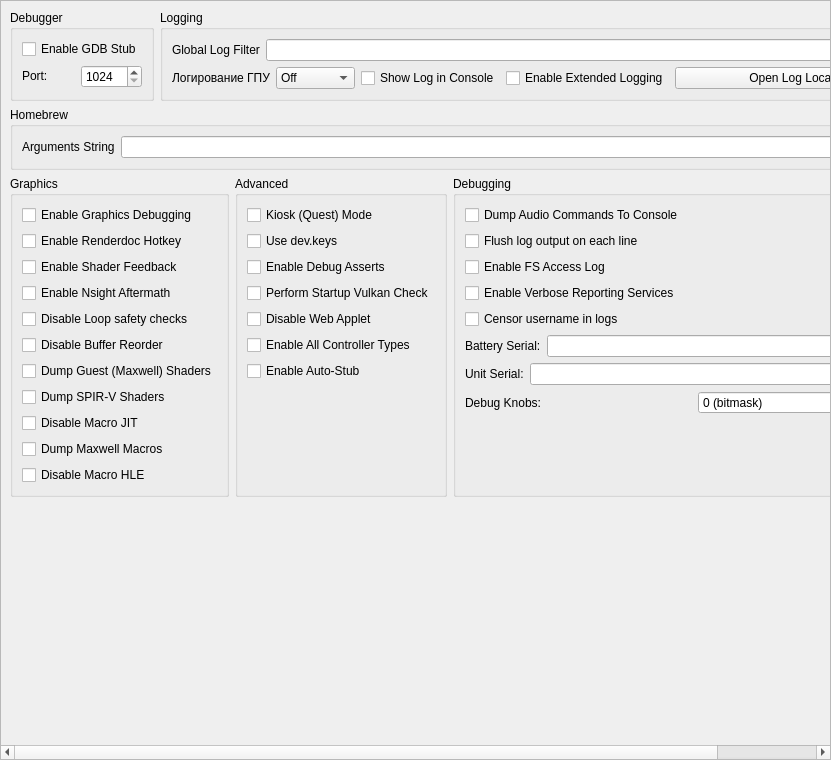
<?xml version="1.0" encoding="UTF-8"?>
<ui version="4.0">
 <class>ConfigureDebug</class>
 <widget class="QScrollArea" name="ConfigureDebug">
  <property name="geometry">
   <rect>
    <x>0</x>
    <y>0</y>
    <width>831</width>
    <height>760</height>
   </rect>
  </property>
  <property name="widgetResizable">
   <bool>true</bool>
  </property>
  <widget class="QWidget" name="widget">
   <property name="geometry">
    <rect>
     <x>0</x>
     <y>0</y>
     <width>829</width>
     <height>758</height>
    </rect>
   </property>
   <layout class="QVBoxLayout" name="verticalLayout_1">
    <item>
     <layout class="QHBoxLayout" name="horizontalLayout">
      <property name="topMargin">
       <number>0</number>
      </property>
      <item>
       <widget class="QGroupBox" name="groupBox">
        <property name="sizePolicy">
         <sizepolicy hsizetype="Preferred" vsizetype="Preferred">
          <horstretch>0</horstretch>
          <verstretch>0</verstretch>
         </sizepolicy>
        </property>
        <property name="title">
         <string>Debugger</string>
        </property>
        <property name="alignment">
         <set>Qt::AlignmentFlag::AlignLeading|Qt::AlignmentFlag::AlignLeft|Qt::AlignmentFlag::AlignTop</set>
        </property>
        <property name="flat">
         <bool>false</bool>
        </property>
        <property name="checkable">
         <bool>false</bool>
        </property>
        <layout class="QVBoxLayout" name="verticalLayout_3">
         <item>
          <widget class="QWidget" name="debug_widget" native="true">
           <property name="sizePolicy">
            <sizepolicy hsizetype="Preferred" vsizetype="Maximum">
             <horstretch>0</horstretch>
             <verstretch>0</verstretch>
            </sizepolicy>
           </property>
           <layout class="QVBoxLayout" name="verticalLayout">
            <property name="sizeConstraint">
             <enum>QLayout::SizeConstraint::SetDefaultConstraint</enum>
            </property>
            <property name="leftMargin">
             <number>0</number>
            </property>
            <property name="topMargin">
             <number>0</number>
            </property>
            <property name="rightMargin">
             <number>0</number>
            </property>
            <property name="bottomMargin">
             <number>0</number>
            </property>
            <item>
             <widget class="QCheckBox" name="toggle_gdbstub">
              <property name="sizePolicy">
               <sizepolicy hsizetype="Maximum" vsizetype="Maximum">
                <horstretch>0</horstretch>
                <verstretch>0</verstretch>
               </sizepolicy>
              </property>
              <property name="text">
               <string>Enable GDB Stub</string>
              </property>
             </widget>
            </item>
            <item>
             <widget class="QWidget" name="horizontalWidget_3" native="true">
              <property name="sizePolicy">
               <sizepolicy hsizetype="Preferred" vsizetype="Maximum">
                <horstretch>0</horstretch>
                <verstretch>0</verstretch>
               </sizepolicy>
              </property>
              <layout class="QHBoxLayout" name="horizontalLayout_3">
               <property name="leftMargin">
                <number>0</number>
               </property>
               <property name="topMargin">
                <number>0</number>
               </property>
               <property name="rightMargin">
                <number>0</number>
               </property>
               <property name="bottomMargin">
                <number>0</number>
               </property>
               <item>
                <widget class="QLabel" name="label_11">
                 <property name="sizePolicy">
                  <sizepolicy hsizetype="Minimum" vsizetype="Maximum">
                   <horstretch>0</horstretch>
                   <verstretch>0</verstretch>
                  </sizepolicy>
                 </property>
                 <property name="text">
                  <string>Port:</string>
                 </property>
                </widget>
               </item>
               <item>
                <widget class="QSpinBox" name="gdbport_spinbox">
                 <property name="sizePolicy">
                  <sizepolicy hsizetype="Preferred" vsizetype="Maximum">
                   <horstretch>0</horstretch>
                   <verstretch>0</verstretch>
                  </sizepolicy>
                 </property>
                 <property name="minimum">
                  <number>1024</number>
                 </property>
                 <property name="maximum">
                  <number>65535</number>
                 </property>
                </widget>
               </item>
              </layout>
             </widget>
            </item>
           </layout>
          </widget>
         </item>
        </layout>
       </widget>
      </item>
      <item>
       <widget class="QGroupBox" name="groupBox_2">
        <property name="sizePolicy">
         <sizepolicy hsizetype="Expanding" vsizetype="Preferred">
          <horstretch>0</horstretch>
          <verstretch>0</verstretch>
         </sizepolicy>
        </property>
        <property name="title">
         <string>Logging</string>
        </property>
        <layout class="QGridLayout" name="gridLayout_1">
         <item row="0" column="0" colspan="4">
          <widget class="QWidget" name="logging_widget" native="true">
           <property name="sizePolicy">
            <sizepolicy hsizetype="Preferred" vsizetype="Maximum">
             <horstretch>0</horstretch>
             <verstretch>0</verstretch>
            </sizepolicy>
           </property>
           <layout class="QHBoxLayout" name="horizontalLayout_1">
            <property name="leftMargin">
             <number>0</number>
            </property>
            <property name="topMargin">
             <number>0</number>
            </property>
            <property name="rightMargin">
             <number>0</number>
            </property>
            <property name="bottomMargin">
             <number>0</number>
            </property>
            <item>
             <widget class="QLabel" name="label_1">
              <property name="sizePolicy">
               <sizepolicy hsizetype="Preferred" vsizetype="Preferred">
                <horstretch>0</horstretch>
                <verstretch>0</verstretch>
               </sizepolicy>
              </property>
              <property name="text">
               <string>Global Log Filter</string>
              </property>
             </widget>
            </item>
            <item>
             <widget class="QLineEdit" name="log_filter_edit"/>
            </item>
           </layout>
          </widget>
         </item>
         <item row="1" column="0">
          <widget class="QWidget" name="gpu_log_level_widget" native="true">
           <property name="sizePolicy">
            <sizepolicy hsizetype="Preferred" vsizetype="Maximum">
             <horstretch>0</horstretch>
             <verstretch>0</verstretch>
            </sizepolicy>
           </property>
           <layout class="QHBoxLayout" name="gpu_log_level_layout">
            <property name="leftMargin">
             <number>0</number>
            </property>
            <property name="topMargin">
             <number>0</number>
            </property>
            <property name="rightMargin">
             <number>0</number>
            </property>
            <property name="bottomMargin">
             <number>0</number>
            </property>
            <item>
             <widget class="QLabel" name="gpu_log_level_label">
              <property name="text">
               <string>Логирование ГПУ</string>
              </property>
             </widget>
            </item>
            <item>
             <widget class="QComboBox" name="gpu_log_level">
              <property name="toolTip">
               <string>Detail level for GPU logs. Off disables logging entirely.</string>
              </property>
              <item>
               <property name="text">
                <string>Off</string>
               </property>
              </item>
              <item>
               <property name="text">
                <string>Errors</string>
               </property>
              </item>
              <item>
               <property name="text">
                <string>Standard</string>
               </property>
              </item>
              <item>
               <property name="text">
                <string>Verbose</string>
               </property>
              </item>
              <item>
               <property name="text">
                <string>All</string>
               </property>
              </item>
             </widget>
            </item>
           </layout>
          </widget>
         </item>
         <item row="1" column="1">
          <widget class="QCheckBox" name="toggle_console">
           <property name="text">
            <string>Show Log in Console</string>
           </property>
          </widget>
         </item>
         <item row="1" column="2">
          <widget class="QCheckBox" name="extended_logging">
           <property name="enabled">
            <bool>true</bool>
           </property>
           <property name="toolTip">
            <string>When checked, the max size of the log increases from 100 MB to 1 GB</string>
           </property>
           <property name="text">
            <string>Enable Extended Logging</string>
           </property>
          </widget>
         </item>
         <item row="1" column="3">
          <widget class="QPushButton" name="open_log_button">
           <property name="sizePolicy">
            <sizepolicy hsizetype="Expanding" vsizetype="Maximum">
             <horstretch>1</horstretch>
             <verstretch>0</verstretch>
            </sizepolicy>
           </property>
           <property name="minimumSize">
            <size>
             <width>250</width>
             <height>0</height>
            </size>
           </property>
           <property name="text">
            <string>Open Log Location</string>
           </property>
          </widget>
         </item>
        </layout>
       </widget>
      </item>
     </layout>
    </item>
    <item>
     <widget class="QGroupBox" name="groupBox_3">
      <property name="title">
       <string>Homebrew</string>
      </property>
      <layout class="QVBoxLayout" name="verticalLayout_5">
       <item>
        <layout class="QHBoxLayout" name="horizontalLayout_4">
         <item>
          <widget class="QLabel" name="label_3">
           <property name="text">
            <string>Arguments String</string>
           </property>
          </widget>
         </item>
         <item>
          <widget class="QLineEdit" name="homebrew_args_edit"/>
         </item>
        </layout>
       </item>
      </layout>
     </widget>
    </item>
    <item>
     <layout class="QHBoxLayout" name="horizontalLayout_2">
      <item>
       <widget class="QGroupBox" name="groupBox_4">
        <property name="title">
         <string>Graphics</string>
        </property>
        <layout class="QGridLayout" name="gridLayout_2">
         <item row="4" column="0">
          <widget class="QCheckBox" name="disable_loop_safety_checks">
           <property name="toolTip">
            <string>When checked, it executes shaders without loop logic changes</string>
           </property>
           <property name="text">
            <string>Disable Loop safety checks</string>
           </property>
          </widget>
         </item>
         <item row="9" column="0">
          <widget class="QCheckBox" name="dump_macros">
           <property name="enabled">
            <bool>true</bool>
           </property>
           <property name="toolTip">
            <string>When checked, it will dump all the macro programs of the GPU</string>
           </property>
           <property name="text">
            <string>Dump Maxwell Macros</string>
           </property>
          </widget>
         </item>
         <item row="3" column="0">
          <widget class="QCheckBox" name="enable_nsight_aftermath">
           <property name="toolTip">
            <string>When checked, it enables Nsight Aftermath crash dumps</string>
           </property>
           <property name="text">
            <string>Enable Nsight Aftermath</string>
           </property>
          </widget>
         </item>
         <item row="6" column="0">
          <widget class="QCheckBox" name="dump_guest_shaders">
           <property name="enabled">
            <bool>true</bool>
           </property>
           <property name="toolTip">
            <string>When checked, it will dump original Maxwell guest shader bytecode (the input to the recompiler) as .ash files under DumpDir/shaders/. Useful for inspection with nvdisasm.</string>
           </property>
           <property name="text">
            <string>Dump Guest (Maxwell) Shaders</string>
           </property>
          </widget>
         </item>
         <item row="1" column="0">
          <widget class="QCheckBox" name="enable_renderdoc_hotkey">
           <property name="text">
            <string>Enable Renderdoc Hotkey</string>
           </property>
          </widget>
         </item>
         <item row="8" column="0">
          <widget class="QCheckBox" name="disable_macro_jit">
           <property name="enabled">
            <bool>true</bool>
           </property>
           <property name="toolTip">
            <string>When checked, it disables the macro Just In Time compiler. Enabling this makes games run slower</string>
           </property>
           <property name="text">
            <string>Disable Macro JIT</string>
           </property>
          </widget>
         </item>
         <item row="10" column="0">
          <widget class="QCheckBox" name="disable_macro_hle">
           <property name="enabled">
            <bool>true</bool>
           </property>
           <property name="toolTip">
            <string>When checked, it disables the macro HLE functions. Enabling this makes games run slower</string>
           </property>
           <property name="text">
            <string>Disable Macro HLE</string>
           </property>
          </widget>
         </item>
         <item row="0" column="0">
          <widget class="QCheckBox" name="enable_graphics_debugging">
           <property name="enabled">
            <bool>true</bool>
           </property>
           <property name="toolTip">
            <string>When checked, the graphics API enters a slower debugging mode</string>
           </property>
           <property name="text">
            <string>Enable Graphics Debugging</string>
           </property>
          </widget>
         </item>
         <item row="11" column="0">
          <spacer name="verticalSpacer_5">
           <property name="orientation">
            <enum>Qt::Orientation::Vertical</enum>
           </property>
           <property name="sizeType">
            <enum>QSizePolicy::Policy::Preferred</enum>
           </property>
           <property name="sizeHint" stdset="0">
            <size>
             <width>20</width>
             <height>0</height>
            </size>
           </property>
          </spacer>
         </item>
         <item row="2" column="0">
          <widget class="QCheckBox" name="enable_shader_feedback">
           <property name="toolTip">
            <string>When checked, STORM SWITCH will log statistics about the compiled pipeline cache</string>
           </property>
           <property name="text">
            <string>Enable Shader Feedback</string>
           </property>
          </widget>
         </item>
         <item row="5" column="0">
          <widget class="QCheckBox" name="disable_buffer_reorder">
           <property name="toolTip">
            <string>&lt;html&gt;&lt;head/&gt;&lt;body&gt;&lt;p&gt;When checked, disables reordering of mapped memory uploads which allows to associate uploads with specific draws. May reduce performance in some cases.&lt;/p&gt;&lt;/body&gt;&lt;/html&gt;</string>
           </property>
           <property name="text">
            <string>Disable Buffer Reorder</string>
           </property>
          </widget>
         </item>
         <item row="7" column="0">
          <widget class="QCheckBox" name="gpu_log_shader_dumps">
           <property name="toolTip">
            <string>When checked, it will dump the recompiler's output SPIR-V binaries (.spv) under LogDir/shaders/. Inspect via SPIRV-Tools (spirv-dis / spirv-cross / spirv-val) or RenderDoc.</string>
           </property>
           <property name="text">
            <string>Dump SPIR-V Shaders</string>
           </property>
          </widget>
         </item>
        </layout>
       </widget>
      </item>
      <item>
       <widget class="QGroupBox" name="groupBox_6">
        <property name="title">
         <string>Advanced</string>
        </property>
        <layout class="QGridLayout" name="gridLayout_4">
         <item row="3" column="0">
          <widget class="QCheckBox" name="perform_vulkan_check">
           <property name="toolTip">
            <string>Enables yuzu to check for a working Vulkan environment when the program starts up. Disable this if this is causing issues with external programs seeing yuzu.</string>
           </property>
           <property name="text">
            <string>Perform Startup Vulkan Check</string>
           </property>
          </widget>
         </item>
         <item row="4" column="0">
          <widget class="QCheckBox" name="disable_web_applet">
           <property name="text">
            <string>Disable Web Applet</string>
           </property>
          </widget>
         </item>
         <item row="5" column="0">
          <widget class="QCheckBox" name="enable_all_controllers">
           <property name="text">
            <string>Enable All Controller Types</string>
           </property>
          </widget>
         </item>
         <item row="6" column="0">
          <widget class="QCheckBox" name="use_auto_stub">
           <property name="text">
            <string>Enable Auto-Stub</string>
           </property>
          </widget>
         </item>
         <item row="0" column="0">
          <widget class="QCheckBox" name="quest_flag">
           <property name="text">
            <string>Kiosk (Quest) Mode</string>
           </property>
          </widget>
         </item>
         <item row="1" column="0">
          <widget class="QCheckBox" name="use_dev_keys">
           <property name="text">
            <string>Use dev.keys</string>
           </property>
          </widget>
         </item>
         <item row="2" column="0">
          <widget class="QCheckBox" name="use_debug_asserts">
           <property name="text">
            <string>Enable Debug Asserts</string>
           </property>
          </widget>
         </item>
         <item row="7" column="0">
          <spacer name="verticalSpacer_4">
           <property name="orientation">
            <enum>Qt::Orientation::Vertical</enum>
           </property>
           <property name="sizeType">
            <enum>QSizePolicy::Policy::Expanding</enum>
           </property>
           <property name="sizeHint" stdset="0">
            <size>
             <width>20</width>
             <height>0</height>
            </size>
           </property>
          </spacer>
         </item>
        </layout>
       </widget>
      </item>
      <item>
       <widget class="QGroupBox" name="groupBox_5">
        <property name="title">
         <string>Debugging</string>
        </property>
        <layout class="QGridLayout" name="gridLayout_3">
         <item row="6" column="0">
          <widget class="QWidget" name="serial_battery_widget" native="true">
           <property name="sizePolicy">
            <sizepolicy hsizetype="Preferred" vsizetype="Maximum">
             <horstretch>0</horstretch>
             <verstretch>0</verstretch>
            </sizepolicy>
           </property>
           <layout class="QHBoxLayout" name="horizontalLayout_11">
            <property name="leftMargin">
             <number>0</number>
            </property>
            <property name="topMargin">
             <number>0</number>
            </property>
            <property name="rightMargin">
             <number>0</number>
            </property>
            <property name="bottomMargin">
             <number>0</number>
            </property>
            <item>
             <widget class="QLabel" name="label_12">
              <property name="sizePolicy">
               <sizepolicy hsizetype="Preferred" vsizetype="Preferred">
                <horstretch>0</horstretch>
                <verstretch>0</verstretch>
               </sizepolicy>
              </property>
              <property name="text">
               <string>Battery Serial:</string>
              </property>
             </widget>
            </item>
            <item>
             <widget class="QLineEdit" name="serial_battery_edit"/>
            </item>
           </layout>
          </widget>
         </item>
         <item row="8" column="0">
          <widget class="QWidget" name="debug_knobs_widget" native="true">
           <property name="sizePolicy">
            <sizepolicy hsizetype="Preferred" vsizetype="Maximum">
             <horstretch>0</horstretch>
             <verstretch>0</verstretch>
            </sizepolicy>
           </property>
           <layout class="QHBoxLayout" name="horizontalLayout_debug_knobs">
            <property name="leftMargin">
             <number>0</number>
            </property>
            <property name="topMargin">
             <number>0</number>
            </property>
            <property name="rightMargin">
             <number>0</number>
            </property>
            <property name="bottomMargin">
             <number>0</number>
            </property>
            <item>
             <widget class="QLabel" name="label_debug_knobs">
              <property name="sizePolicy">
               <sizepolicy hsizetype="Preferred" vsizetype="Preferred">
                <horstretch>0</horstretch>
                <verstretch>0</verstretch>
               </sizepolicy>
              </property>
              <property name="text">
               <string>Debug Knobs:</string>
              </property>
             </widget>
            </item>
            <item>
             <widget class="QSpinBox" name="debug_knobs_spinbox">
              <property name="minimum">
               <number>0</number>
              </property>
              <property name="maximum">
               <number>65535</number>
              </property>
              <property name="toolTip">
               <string>Bitmask for quick development toggles</string>
              </property>
              <property name="statusTip">
               <string>Set debug knobs (bitmask)</string>
              </property>
              <property name="whatsThis">
               <string>16-bit debug knob set for quick development toggles</string>
              </property>
              <property name="suffix">
               <string> (bitmask)</string>
              </property>
             </widget>
            </item>
           </layout>
          </widget>
         </item>
         <item row="7" column="0">
          <widget class="QWidget" name="serial_board_widget" native="true">
           <property name="sizePolicy">
            <sizepolicy hsizetype="Preferred" vsizetype="Maximum">
             <horstretch>0</horstretch>
             <verstretch>0</verstretch>
            </sizepolicy>
           </property>
           <layout class="QHBoxLayout" name="horizontalLayout_12">
            <property name="leftMargin">
             <number>0</number>
            </property>
            <property name="topMargin">
             <number>0</number>
            </property>
            <property name="rightMargin">
             <number>0</number>
            </property>
            <property name="bottomMargin">
             <number>0</number>
            </property>
            <item>
             <widget class="QLabel" name="label_13">
              <property name="sizePolicy">
               <sizepolicy hsizetype="Preferred" vsizetype="Preferred">
                <horstretch>0</horstretch>
                <verstretch>0</verstretch>
               </sizepolicy>
              </property>
              <property name="text">
               <string>Unit Serial:</string>
              </property>
             </widget>
            </item>
            <item>
             <widget class="QLineEdit" name="serial_board_edit"/>
            </item>
           </layout>
          </widget>
         </item>
         <item row="20" column="0">
          <spacer name="verticalSpacer_3">
           <property name="orientation">
            <enum>Qt::Orientation::Vertical</enum>
           </property>
           <property name="sizeType">
            <enum>QSizePolicy::Policy::Expanding</enum>
           </property>
           <property name="sizeHint" stdset="0">
            <size>
             <width>20</width>
             <height>0</height>
            </size>
           </property>
          </spacer>
         </item>
         <item row="1" column="0">
          <widget class="QCheckBox" name="dump_audio_commands">
           <property name="toolTip">
            <string>Enable this to output the latest generated audio command list to the console. Only affects games using the audio renderer.</string>
           </property>
           <property name="text">
            <string>Dump Audio Commands To Console</string>
           </property>
          </widget>
         </item>
         <item row="2" column="0">
          <widget class="QCheckBox" name="flush_line">
           <property name="text">
            <string>Flush log output on each line</string>
           </property>
          </widget>
         </item>
         <item row="3" column="0">
          <widget class="QCheckBox" name="fs_access_log">
           <property name="text">
            <string>Enable FS Access Log</string>
           </property>
          </widget>
         </item>
         <item row="4" column="0">
          <widget class="QCheckBox" name="reporting_services">
           <property name="text">
            <string>Enable Verbose Reporting Services</string>
           </property>
          </widget>
         </item>
         <item row="5" column="0">
          <widget class="QCheckBox" name="censor_username">
           <property name="text">
            <string>Censor username in logs</string>
           </property>
          </widget>
         </item>
        </layout>
       </widget>
      </item>
     </layout>
    </item>
    <item>
     <spacer name="verticalSpacer">
      <property name="orientation">
       <enum>Qt::Orientation::Vertical</enum>
      </property>
      <property name="sizeHint" stdset="0">
       <size>
        <width>20</width>
        <height>0</height>
       </size>
      </property>
     </spacer>
    </item>
   </layout>
  </widget>
 </widget>
 <tabstops>
  <tabstop>log_filter_edit</tabstop>
  <tabstop>toggle_console</tabstop>
  <tabstop>extended_logging</tabstop>
  <tabstop>open_log_button</tabstop>
  <tabstop>homebrew_args_edit</tabstop>
  <tabstop>enable_graphics_debugging</tabstop>
  <tabstop>enable_shader_feedback</tabstop>
  <tabstop>enable_nsight_aftermath</tabstop>
  <tabstop>fs_access_log</tabstop>
  <tabstop>reporting_services</tabstop>
  <tabstop>quest_flag</tabstop>
  <tabstop>use_debug_asserts</tabstop>
 </tabstops>
 <resources/>
 <connections/>
</ui>
